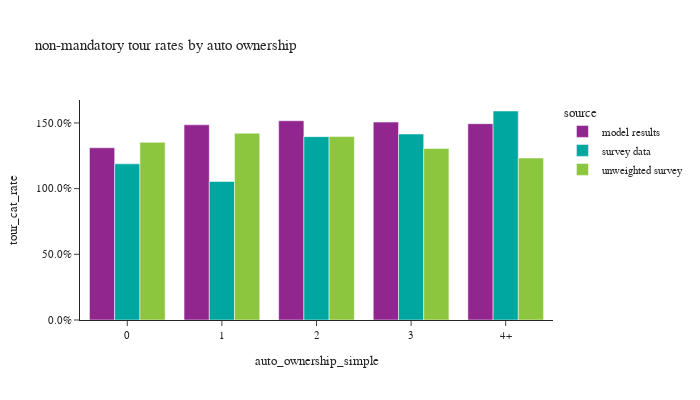

The notebook cell this image was saved under:
### Markdown cell above
- tour rates

### Code cell
df_auto_count = per_data.groupby(['source','auto_ownership_simple'])['person_weight'].sum().reset_index()

df_plot = non_m_tour_data. \
    groupby(['source','auto_ownership_simple','tour_category'])[['tour_weight']].sum().reset_index(). \
    merge(df_auto_count, how='left', on=['source','auto_ownership_simple'])
df_plot['tour_cat_rate'] = df_plot['tour_weight']/df_plot['person_weight']

fig = px.bar(df_plot, x="auto_ownership_simple", y="tour_cat_rate", color="source",barmode="group",
             # facet_col="ptype_label",facet_col_wrap=2,
             title="non-mandatory tour rates by auto ownership")
fig.for_each_annotation(lambda a: a.update(text=a.text.split("=")[-1]))
fig.update_layout(height=400, width=700)
fig.update_yaxes(tickformat=".1%")
fig.show()

### Figure 1 — Plotly figure (JSON) as saved in the notebook; plotly's stock layout.template omitted (floating-point values rounded to 4 significant figures)
{"data": [{"alignmentgroup": "True", "hovertemplate": "source=model results<br>auto_ownership_simple=%{x}<br>tour_cat_rate=%{y}<extra></extra>", "legendgroup": "model results", "marker": {"color": "#91268F", "pattern": {"shape": ""}}, "name": "model results", "offsetgroup": "model results", "orientation": "v", "showlegend": true, "textposition": "auto", "type": "bar", "x": ["0", "1", "2", "3", "4+"], "xaxis": "x", "y": [1.311, 1.486, 1.516, 1.506, 1.494], "yaxis": "y"}, {"alignmentgroup": "True", "hovertemplate": "source=survey data<br>auto_ownership_simple=%{x}<br>tour_cat_rate=%{y}<extra></extra>", "legendgroup": "survey data", "marker": {"color": "#00A7A0", "pattern": {"shape": ""}}, "name": "survey data", "offsetgroup": "survey data", "orientation": "v", "showlegend": true, "textposition": "auto", "type": "bar", "x": ["0", "1", "2", "3", "4+"], "xaxis": "x", "y": [1.189, 1.054, 1.396, 1.416, 1.591], "yaxis": "y"}, {"alignmentgroup": "True", "hovertemplate": "source=unweighted survey<br>auto_ownership_simple=%{x}<br>tour_cat_rate=%{y}<extra></extra>", "legendgroup": "unweighted survey", "marker": {"color": "#8CC63E", "pattern": {"shape": ""}}, "name": "unweighted survey", "offsetgroup": "unweighted survey", "orientation": "v", "showlegend": true, "textposition": "auto", "type": "bar", "x": ["0", "1", "2", "3", "4+"], "xaxis": "x", "y": [1.352, 1.421, 1.396, 1.306, 1.233], "yaxis": "y"}], "layout": {"barmode": "group", "height": 400, "legend": {"title": {"text": "source"}, "tracegroupgap": 0}, "title": {"text": "non-mandatory tour rates by auto ownership"}, "width": 700, "xaxis": {"anchor": "y", "domain": [0.0, 1.0], "title": {"text": "auto_ownership_simple"}}, "yaxis": {"anchor": "x", "domain": [0.0, 1.0], "tickformat": ".1%", "title": {"text": "tour_cat_rate"}}}}
